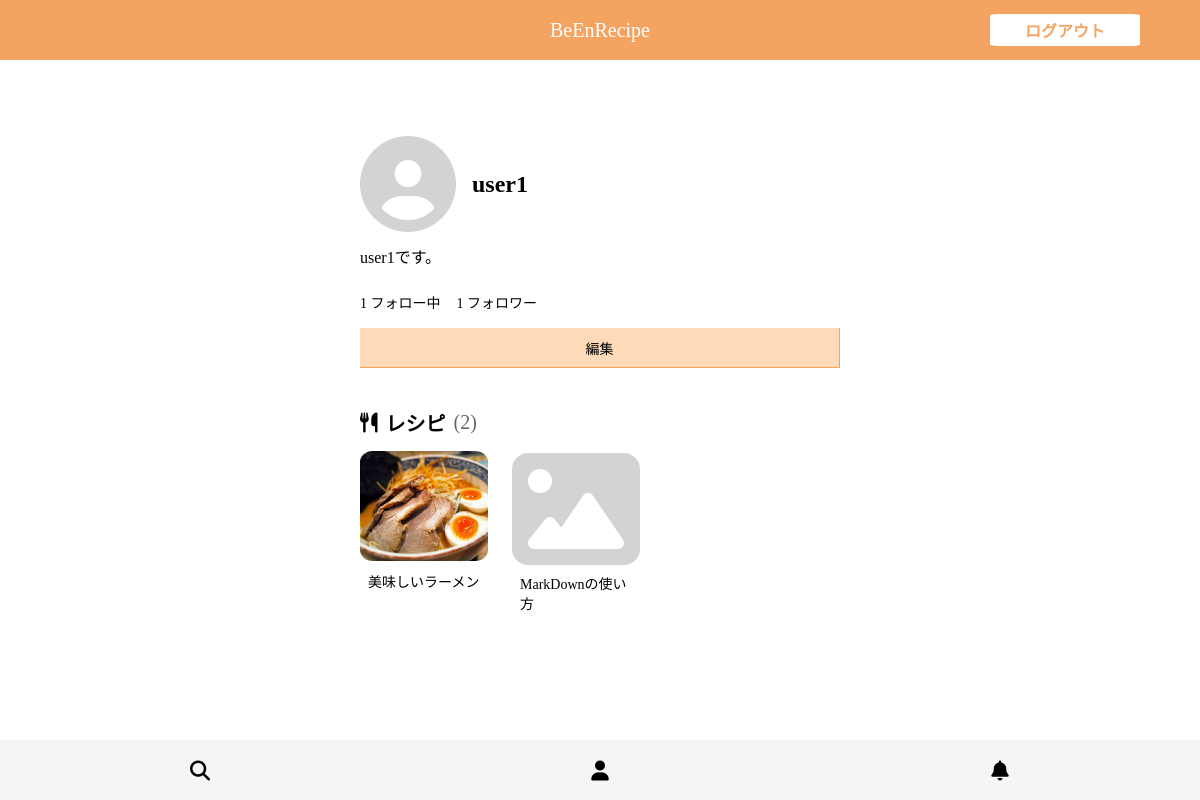
The page /user/2 (signed in) on the database as committed earlier.
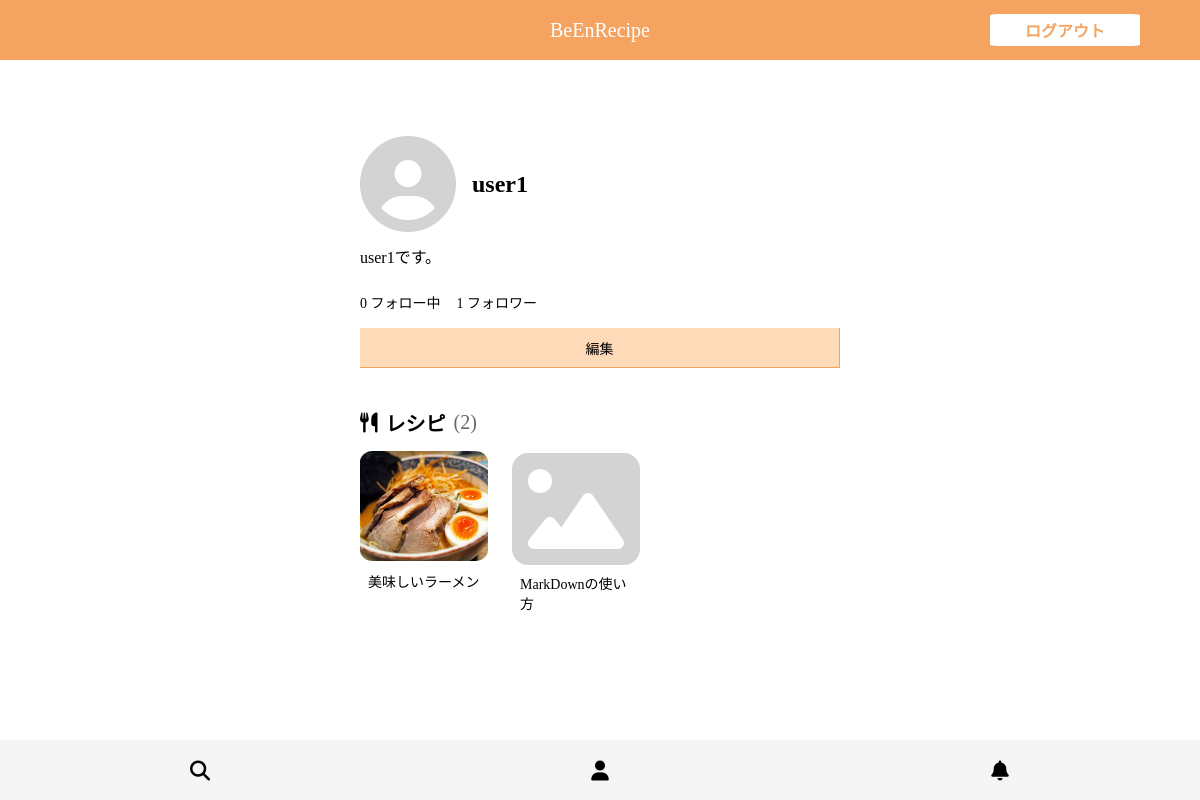
The same page on the database as committed later.
### cooking_website/models.py (models this page shows, shortened)
class CustomUser(AbstractUser):
    profile = models.TextField(
        verbose_name="プロフィール", null=True, blank=True, max_length=1000
    )
    image = models.ImageField(
        verbose_name="画像", null=True, blank=True, upload_to="images/user/"
    )

class Connection(models.Model):
    followee = models.ForeignKey(
        CustomUser, related_name="is_followee", on_delete=models.CASCADE
    )
    follower = models.ForeignKey(
        CustomUser, related_name="is_follower", on_delete=models.CASCADE
    )

class Recipe(models.Model):
    title = models.CharField(verbose_name="タイトル", max_length=100)
    image = models.ImageField(
        verbose_name="画像", null=True, blank=True, upload_to="images/recipe/"
    )
    description = models.TextField(verbose_name="説明", max_length=5000)
    created_at = models.DateTimeField(verbose_name="作成日時", auto_now_add=True)
    updated_at = models.DateTimeField(verbose_name="更新日時", auto_now=True)
    written_by = models.ForeignKey(
        CustomUser, related_name="recipe", on_delete=models.CASCADE
    )

### cooking_website/views.py (the view)
# urls.py: path("user/<int:pk>", views.UserView.as_view(), name="user"),
class UserView(LoginRequiredMixin, DetailView):
    template_name = "cooking_website/user.html"
    model = CustomUser
    def get_context_data(self, **kwargs):
        context = super().get_context_data(**kwargs)
        object = context["object"]
        recipes = object.recipe.all().values("pk", "title", "image")
        context["recipes"] = recipes
        if object is not self.request.user:
            context["is_followed"] = bool(
                Connection.objects.filter(followee=object, follower=self.request.user)
            )
        return context

### cooking_website/templates/cooking_website/user.html (shortened to what this page needs)
{% extends 'cooking_website/base.html' %}
{% load static %}
{% block extra_style %}
<link rel="stylesheet" type="text/css" href="{% static 'cooking_website/css/user.css' %}">
{% endblock %}
{% block header %}
<form action="{% url 'cooking_website:logout' %}" method="post" class="heaer__form">
    <button type="submit" class="header__form-button">
        ログアウト
    </button>
</form>
{% endblock %}
{% block main %}
<div class="main__body">
    <div class="main__body-head">
        <div class="main__item">
            <div class="main__item-head">
                <div>
                    {% if object.image %}
                    <img src="{{ object.image.url }}" alt="" class="main__item-image">
                    {% else %}
                    <i class="fa-solid fa-circle-user fa-6x alternative-image"></i>
                    {% endif %}
                </div>
                <p class="main__item-username">
                    {{ object.username }}
                </p>
            </div>
            <div class="main__item-foot">
                <p class="main__item-profile">
                    {% if object.profile %}
                    {{ object.profile }}
                    {% else %}
                    プロフィール未設定
                    {% endif %}
                </p>
            </div>
        </div>
        <div class="main__item">
            <div class="main__item-head">
                <a href="{% url 'cooking_website:user_following' object.pk %}" class="main__item-link">
                    {{ object.is_follower.all|length }} フォロー中
                </a>
                <a href="{% url 'cooking_website:user_follower' object.pk %}" id="follower" class="main__item-link">
                    {{ object.is_followee.all|length }} フォロワー
                </a>
            </div>
            <div class="main__item-foot">
                {% if request.user.pk == object.pk %}
                <a href="{% url 'cooking_website:user_update' object.pk %}" class="button">
                    編集
                </a>
                {% endif %}
            </div>
        </div>
    </div>
    <div class="main__body-foot">
        <div class="main__heading">
            <i class="fa-solid fa-utensils fa-lg"></i>
            <h2 class="main__item-title">
                レシピ
            </h2>
            <p class="main__item-caption">
                ({{ recipes|length }})
            </p>
        </div>
        <div class="main__list">
            {% for recipe in recipes %}
            <a href="{% url 'cooking_website:recipe' recipe.pk %}" class="main__list-item">
                {% if recipe.image %}
                <img src="{% get_media_prefix %}{{ recipe.image }}" alt="" class="main__list-item-image">
                {% else %}
                <i class="fa-solid fa-image fa-8x alternative-image"></i>
                {% endif %}
                <p class="main__list-item-title">
                    {{ recipe.title }}
                </p>
            </a>
            {% endfor %}
        </div>
    </div>
</div>
{% endblock %}

### cooking_website/templates/cooking_website/base.html (shortened to what this page needs)
{% load static %}
<!DOCTYPE html>
<html lang="ja">
<head>
    <link rel="stylesheet" href="https://cdnjs.cloudflare.com/ajax/libs/font-awesome/6.6.0/css/all.min.css">
    <link rel="stylesheet" type="text/css" href="{% static 'cooking_website/css/base.css' %}">
    {% block extra_style %}{% endblock %}
</head>
<body>
    <header class="header">
        <span class="header__title">
            BeEnRecipe
        </span>
        {% block header %}{% endblock %}
    </header>
    <main class="main">
        {% block main %}{% endblock %}
    </main>
    {% block footer %}
    <footer class="footer">
        <div class="footer__item">
            <a href="{% url 'cooking_website:search' %}" class="footer__item-link">
                <i class="fa-solid fa-magnifying-glass fa-lg"></i>
            </a>
        </div>
        <div class="footer__item">
            <a href="{% url 'cooking_website:user' request.user.pk %}" class="footer__item-link">
                <i class="fa-solid fa-user fa-lg"></i>
            </a>
        </div>
        <div class="footer__item">
            <a href="{% url 'cooking_website:notification' %}" class="footer__item-link">
                <i class="fa-solid fa-bell fa-lg"></i>
            </a>
        </div>
    </footer>
    {% endblock %}
</body>
</html>

### cooking_website/static/cooking_website/css/base.css (style rules this page uses)
* { margin: 0; padding: 0; box-sizing: border-box; }
.header { position: fixed; top: 0; left: 0; display: flex; width: 100vw; height: 60px; justify-content: center; align-items: center; background-color: sandybrown; }
.header__title { color: #fff; font-size: 20px; }
.main { margin-top: 60px; margin-bottom: 100px; }
.footer { position: fixed; bottom: 0; left: 0; display: flex; width: 100vw; height: 60px; background-color: whitesmoke; }
.footer__item { flex: 1; }
.footer__item-link { display: flex; width: 100%; height: 60px; justify-content: center; align-items: center; color: #000; text-decoration: none; z-index: 999; }
.button { display: flex; justify-content: center; align-items: center; width: 200px; height: 60px; font-size: 16px; color: #000; background-color: peachpuff; text-decoration: none; border: none; outline: none; border-right: 1.5px solid sandybrown; border-bottom: 1.5px solid sandybrown; }
.alternative-image { color: lightgray; }

### cooking_website/static/cooking_website/css/user.css (style rules this page uses)
.header { position: relative; }
.main { display: flex; justify-content: center; }
.button { width: 100%; height: 40px; font-size: 14px; }
.header__form-button { position: absolute; top: 50%; right: 5vw; transform: translateY(-50%); z-index: 999; display: flex; justify-content: center; align-items: center; padding: 4px; width: 150px; font-size: 16px; font-weight: bold; color: sandybrown; background-color: #fff; border: none; outline: none; border-radius: 5%; }
.main__body { padding: 16px; }
.main__body-head { margin-bottom: 40px; }
.main__item { margin-bottom: 20px; }
.main__item-head { display: flex; margin-bottom: 8px; }
.main__item-username { margin-left: 16px; width: 30vw; font-size: 24px; font-weight: bold; display: flex; align-items: center; line-break: anywhere; }
.main__item-foot { margin-top: 12px; }
.main__item-profile { font-size: 16px; }
.main__item-link { margin-right: 16px; display: block; padding: 4px 0; font-size: 14px; color: #000; text-decoration: none; }
.main__body-foot { width: 40vw; }
.main__heading { display: flex; align-items: center; }
.main__item-title { margin-left: 8px; font-size: 20px; }
.main__item-caption { margin-left: 8px; font-size: 20px; color: dimgray; }
.main__list { margin-top: 8px; display: flex; overflow-x: auto; }
.main__list-item { margin-right: 24px; margin-bottom: 16px; width: 128px; text-decoration: none; color: #000; }
.main__list-item-image { margin: 6px 0; width: 128px; height: 110px; object-fit: cover; border-radius: 10%; }
.main__list-item-title { padding: 0 8px; font-size: 14px; line-break: anywhere; }

Rows that differ between the two databases and show on the page:
changed CustomUser "user1": is_follower.all|length "1" → "0"
